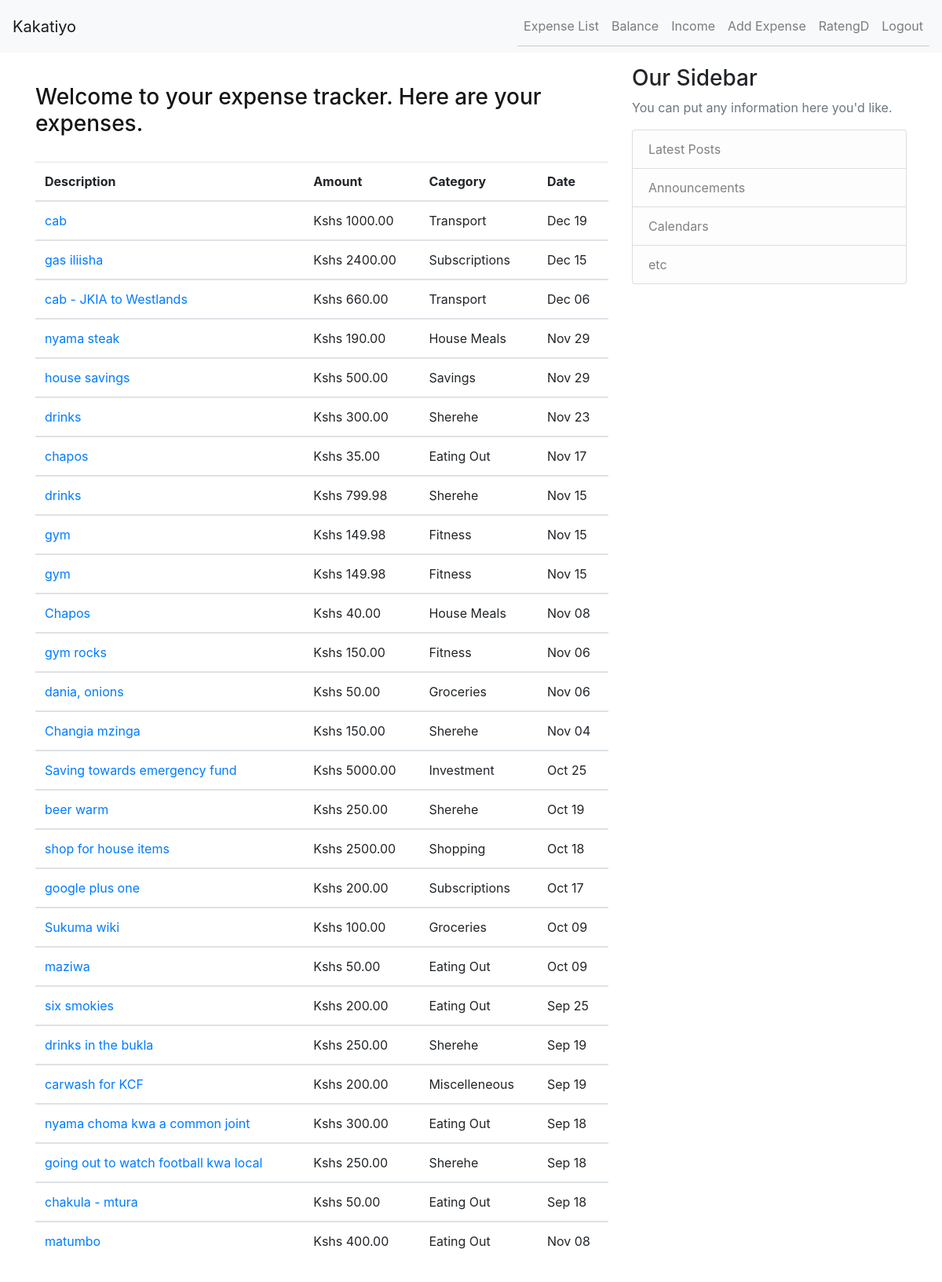
Page /expense/ (signed in) on the committed database.
### tracker/models.py (models this page shows, shortened)
class Expense(models.Model):
    user = models.ForeignKey(User, on_delete=models.CASCADE)
    date = models.DateField()
    description = models.CharField(max_length=200)
    amount = models.DecimalField(max_digits=10, decimal_places=2)
    category = models.ForeignKey(
        Category, on_delete=models.SET_NULL, null=True, blank=True)

class Category(models.Model):
    name = models.CharField(max_length=100)
    def __str__(self):
        return self.name

### tracker/views.py (the view)
# urls.py: path('expense/', expense_list, name="expense_list"),
@login_required
def expense_list(request):
    expenses = Expense.objects.filter(user=request.user).order_by('-date')
    return render(request, 'tracker/expense_list.html', {'expenses': expenses})

### tracker/templates/tracker/expense_list.html
{% extends 'base.html' %} {% block content %}
<header class="py-4" style="color: #151515">
	<div class="container">
		<div class="row">
			<h3>Welcome to your expense tracker. Here are your expenses.</h3>
		</div>
	</div>
</header>
<table class="table table-hover">
	<thead>
		<tr>
			<th scope="col">Description</th>
			<th scope="col">Amount</th>
			<th scope="col">Category</th>
			<th scope="col">Date</th>
		</tr>
	</thead>
	{% for expense in expenses %}
	<tbody>
		<tr>
			<td scope="row">
				<a
					href="{% url 'expense_detail' expense.id %}"
					class="text-decoration-none"
				>
					{{ expense.description }}</a
				>
			</td>
			<td>Kshs {{ expense.amount }}</td>
			<td>{{ expense.category }}</td>
			<td>{{ expense.date|date:"M d" }}</td>
		</tr>
	</tbody>
	{% endfor %}
</table>
{% endblock content %}

### tracker/templates/navbar.html (shortened to what this page needs)
<nav class="navbar navbar-expand-lg navbar-light bg-light">
	<a class="navbar-brand" href="{% url 'home' %}"> Kakatiyo</a>
	<div class="collapse navbar-collapse" id="navbarNav">
		<ul class="navbar-nav ml-auto">
			{% if user.is_authenticated %}
			<li class="nav-item">
				<a class="nav-link" href="{% url 'expense_list' %}">Expense List</a>
			</li>
			<li class="nav-item">
				<a class="nav-link" href="{% url 'balance' %}">Balance</a>
			</li>
			<li class="nav-item">
				<a class="nav-link" href="{% url 'income_list' %}">Income</a>
			</li>
			<li class="nav-item">
				<a class="nav-link" href="{% url 'add_expense' %}">Add Expense</a>
			</li>
			<li class="nav-item">
				<a class="nav-link" href="{% url 'profile' %}"> {{ user.username }} </a>
			</li>
			<li class="nav-item">
				<a class="nav-link" href="{% url 'logout' %}">Logout</a>
			</li>
			{% endif %}
		</ul>
	</div>
</nav>

### static/css/styles.css (style rules this page uses)
ul { list-style-type: none; padding: 0; }
li { padding: 5px 0; border-bottom: 1px solid #ccc; }

### rows in the picture
Expense: description "cab", amount "1000.00", category "Transport", date "Dec 19"
Expense: description "gas iliisha", amount "2400.00", category "Subscriptions", date "Dec 15"
Expense: description "cab - JKIA to Westlands", amount "660.00", category "Transport", date "Dec 06"
Expense: description "nyama steak", amount "190.00", category "House Meals", date "Nov 29"
Expense: description "house savings", amount "500.00", category "Savings", date "Nov 29"
Expense: description "drinks", amount "300.00", category "Sherehe", date "Nov 23"
Expense: description "chapos", amount "35.00", category "Eating Out", date "Nov 17"
Expense: description "drinks", amount "799.98", category "Sherehe", date "Nov 15"
Expense: description "gym", amount "149.98", category "Fitness", date "Nov 15"
Expense: description "gym", amount "149.98", category "Fitness", date "Nov 15"
Expense: description "Chapos", amount "40.00", category "House Meals", date "Nov 08"
Expense: description "gym rocks", amount "150.00", category "Fitness", date "Nov 06"
Expense: description "dania, onions", amount "50.00", category "Groceries", date "Nov 06"
Expense: description "Changia mzinga", amount "150.00", category "Sherehe", date "Nov 04"
Expense: description "Saving towards emergency fund", amount "5000.00", category "Investment", date "Oct 25"
Expense: description "beer warm", amount "250.00", category "Sherehe", date "Oct 19"
Expense: description "shop for house items", amount "2500.00", category "Shopping", date "Oct 18"
Expense: description "google plus one", amount "200.00", category "Subscriptions", date "Oct 17"
Expense: description "Sukuma wiki", amount "100.00", category "Groceries", date "Oct 09"
Expense: description "maziwa", amount "50.00", category "Eating Out", date "Oct 09"
Expense: description "six smokies", amount "200.00", category "Eating Out", date "Sep 25"
Expense: description "drinks in the bukla", amount "250.00", category "Sherehe", date "Sep 19"
Expense: description "carwash for KCF", amount "200.00", category "Miscelleneous", date "Sep 19"
Expense: description "nyama choma kwa a common joint", amount "300.00", category "Eating Out", date "Sep 18"
Expense: description "going out to watch football kwa local", amount "250.00", category "Sherehe", date "Sep 18"
Expense: description "chakula - mtura", amount "50.00", category "Eating Out", date "Sep 18"
Expense: description "matumbo", amount "400.00", category "Eating Out", date "Nov 08"

### other values in the picture
{{ user.username }} "RatengD"
